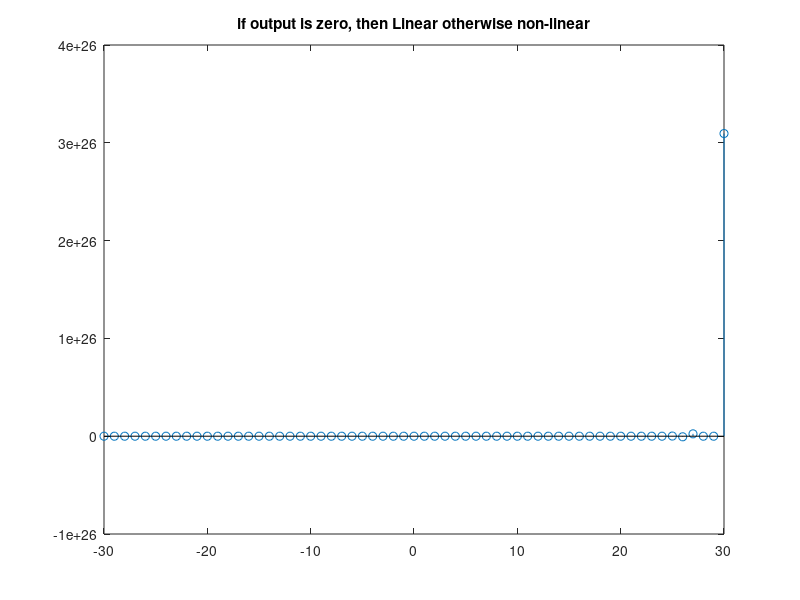

This figure's MATLAB source:
clc;
clear all;
close all;

n = -30:30;

x1_n = cos(2*pi*n);
x2_n = cos(2*pi*6*n);

num = [4 3 8];
den = [1 5];

y1 = filter(num,den,x1_n);
y2 = filter(num,den,x2_n);

a = 2;
b = -3;

x_n = (a*x1_n) + (b*x2_n);
y_n = filter(num,den,x_n);

z = (a*y1) + (b*y2);

p = y_n - z;

stem(n,p);
title('if output is zero, then Linear otherwise non-linear');
